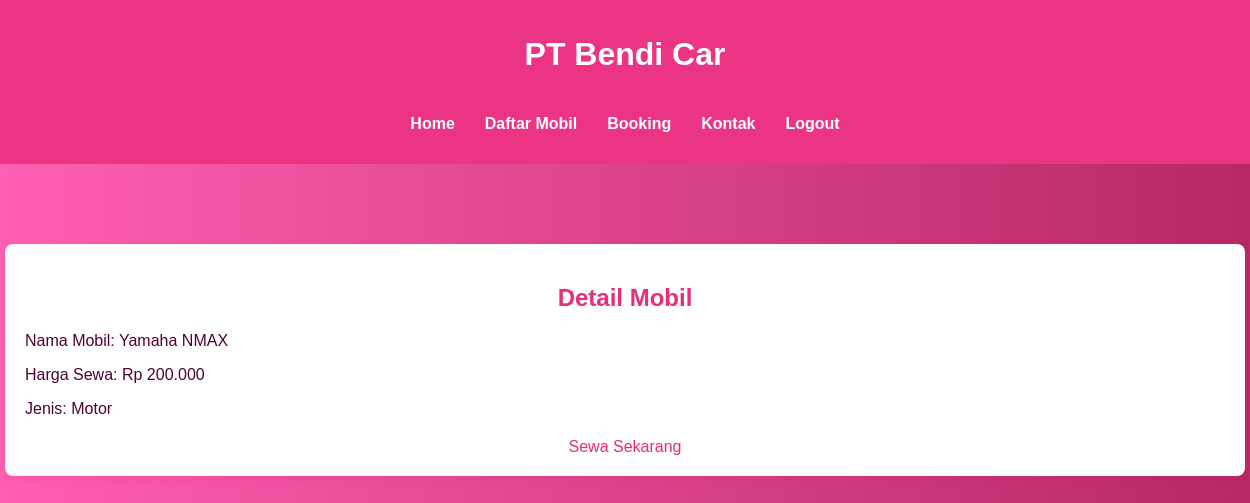
Before: /detail_mobil.php?id=1 with the older database file.
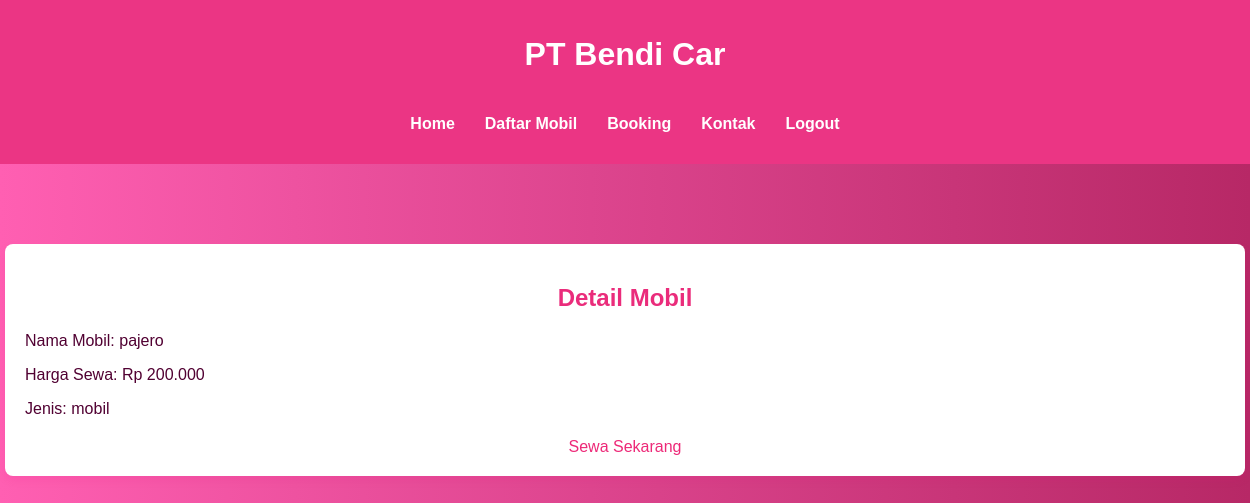
After: the same page with the newer database file.
### tables this page shows
CREATE TABLE `kendaraan` (
  `id_kendaraan` int(11) NOT NULL,
  `harga` int(11) NOT NULL,
  `jenis` varchar(50) NOT NULL,
  `merk` varchar(100) NOT NULL,
  `no_pol` varchar(20) NOT NULL
);

### detail_mobil.php (the view, shortened to what this page needs)
<?php
include 'koneksi.php';
$id = $_GET['id'];
$query = "SELECT * FROM kendaraan WHERE id_kendaraan = $id";
$result = mysqli_query($koneksi, $query);
$mobil = mysqli_fetch_assoc($result);
?>
<!DOCTYPE html>
<html lang="id">
<head>
    <link rel="stylesheet" href="style.css">
</head>
<body>
<header>
        <div class="navbar">
            <h1>PT Bendi Car</h1>
            <nav>
                <ul>
                    <li><a href="dashboard.php">Home</a></li>
                    <li><a href="mobil.php">Daftar Mobil</a></li>
                    <li><a href="booking.php">Booking</a></li>
                    <li><a href="kontak.php">Kontak</a></li>
                    <li><a href="logout.php">Logout</a></li>
                </ul>
            </nav>
        </div>
    </header>
    <div class="container">
        <h2>Detail Mobil</h2>
        <p>Nama Mobil: <?php echo $mobil['merk']; ?></p>
        <p>Harga Sewa: Rp <?php echo number_format($mobil['harga'], 0, ',', '.'); ?></p>
        <p>Jenis: <?php echo $mobil['jenis']; ?></p>
        <a href="booking.php?id=<?php echo $mobil['id_kendaraan']; ?>">Sewa Sekarang</a>
    </div>
</body>
</html>

Changed rows visible on the page:
changed kendaraan: merk "Yamaha NMAX" → "pajero"; jenis "Motor" → "mobil"
